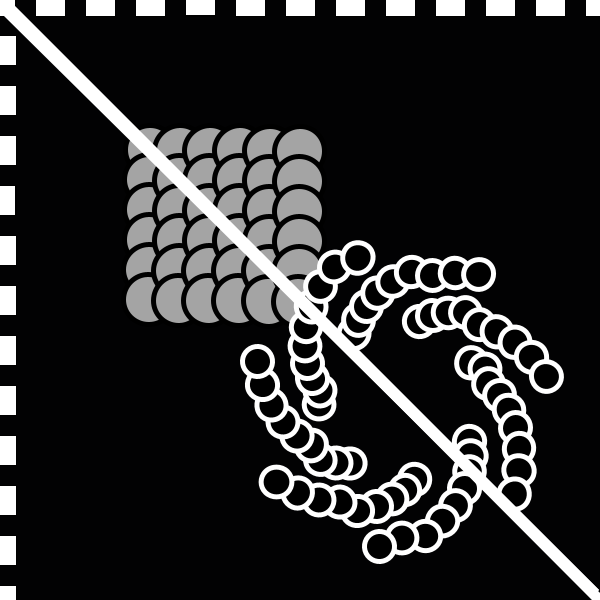
Frame 1 (no input)
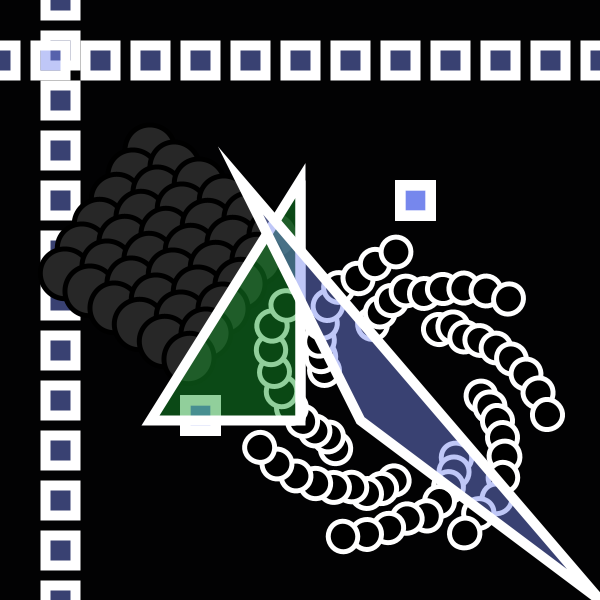
Frame 60 (the mouse pressed at the canvas centre just before this capture)
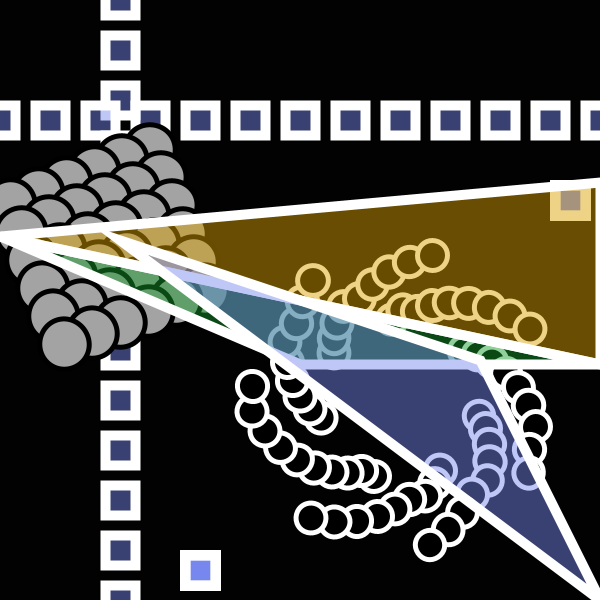
Frame 120 (the mouse held since frame 60 and released just before this capture)

The Processing sketch that drew these frames (run headless with seeded random() and noise(); from frame 60 on, the mouse is pressed at the canvas centre):

// Processing sketch: processing_146310
// ── processing_146310.pde

// Konkuk University
// Department of Dynamic Media
// SOS iDesign
// Name: JU Hwiyeon
// ID: 201420109

float x = 0;
float y = 0;
float xspeed = 5;
float yspeed = 7;
float i = 0;
float j = 0;
float ispeed = 4;
float jspeed = 3;
float x1Pos = 0;
float x2Pos = 0;
float y1Pos = 0;
float y2Pos = 0;
float diameter = 30;
float xdestination;
float ydestination;
float angle;
float angleN = 0.01;

void setup() {
  size (600, 600);
  smooth();
}

void draw() {
  background (#020203);

  float xdistance = xdestination - x2Pos;
  float ydistance = ydestination - y2Pos;
  x = x + xspeed;
  y = y + yspeed;
  i = i + ispeed;
  j = j + jspeed;
  x1Pos = x1Pos + 1;
  y1Pos = y1Pos + 1; 
  x2Pos = x2Pos + xdistance / 60;
  y2Pos = y2Pos + ydistance / 60;
  xdestination = width + diameter * 2;
  ydestination = height + diameter * 2;

  if (x1Pos > width + diameter) {
    x1Pos = -diameter;
  }

  if (y1Pos > height + diameter) {
    y1Pos = -diameter;
  }

  if (x2Pos > width + diameter) {
    x2Pos = -diameter;
  }

  if (y2Pos > height + diameter) {
    y2Pos = -diameter;
  }

  if ((x > width) || (x < 0)) {
    xspeed = xspeed * -1;
  }

  if ((y > height) || (y < 0)) {
    yspeed = yspeed * -1;
  }

  if ((i > width) || (i < 0)) {
    ispeed = ispeed * -1;
  }

  if ((j > height) || (j < 0)) {
    jspeed = jspeed * -1;
  }
  //Rect
  rectMode(CENTER);
  for (float H = 0; H <= width; H = H +50) {
    rect (x1Pos, H, diameter, diameter);
    rect (H, y1Pos, diameter, diameter);
    rect (x2Pos, height / 3, diameter, diameter);
    rect (width / 3, y2Pos, diameter, diameter);
  }
  strokeWeight(5);

  //Rotate Circles
  fill(random(255));
  pushMatrix();
  translate(width/4, height/4);
  angle = angle + angleN;
  rotate (angle);
  stroke(0);
  for (float a = 0; a <= width/4; a = a+ 30) { 
    for (float b = 0; b <= height/4; b = b+ 30) { 
      ellipse (a, b, 50, 50);
    }
  }
  popMatrix();

  Zoo(400, 400);


  stroke(255);
  strokeWeight(10);
  fill (#15982A, 120);
  triangle (x, y, width-x, height-y, x/2, y);
  fill (#DBA100, 120);
  triangle (x, y, width-x, height-y, x, y/2);
  fill (#7888ED, 120);
  triangle (i, j, width, height, width-i, height-j);
}

void Zoo (float a, float b) {
  pushMatrix();
  fill(0);
  stroke(255);
  translate(a, b);
  rotate (-angle);
  for (int i = 75; i < width/4; i = i + 10) {
    for (int j = 75; j < height/4; j = j + 10) {
      rotate(3.0);
      rotate(6.0);
      ellipse(i, 30, 30, 30);
    }
  }
  popMatrix();
}
